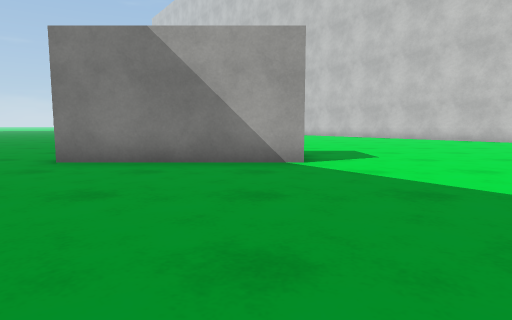
View 1 (above)

21 first-person views from a walk through a Unity game level. The camera is 0.68 m above the floor, tilts 6° down and sees 75° across. The floor is counted in squares, 1 m on a side. Each view is taken from the middle of a square. On the plan, view 1 faces up. The plan holds only what a view shows up to about 10 squares ahead; the rest is blank. The place goes on beyond the plan. The player is left out. Surface patterns are stand-ins for the level's own textures.

View 2
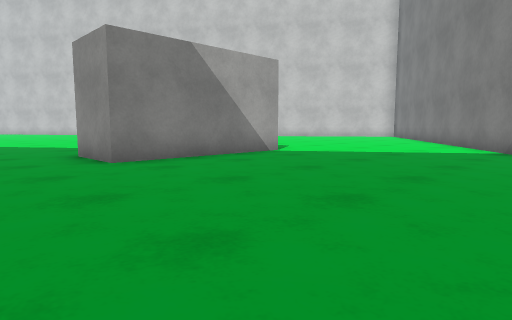

View 3
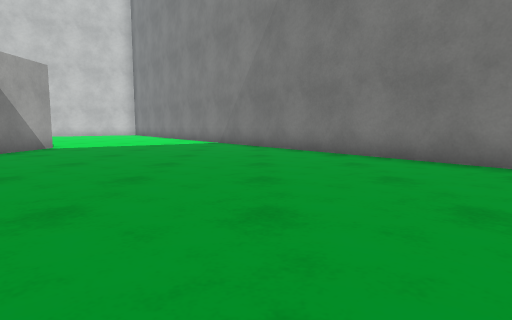

View 4
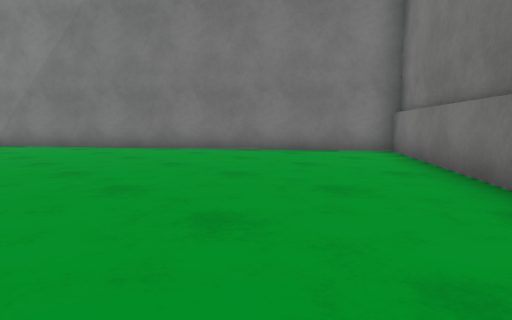

View 5
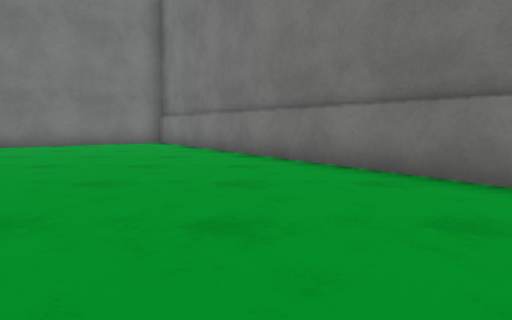

View 6
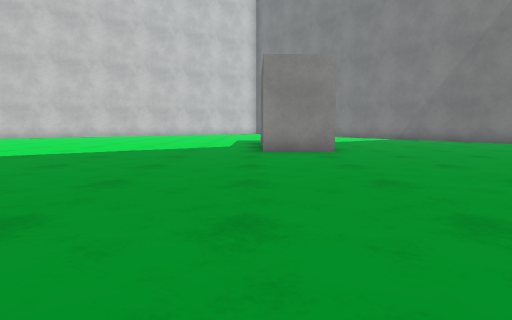

View 7
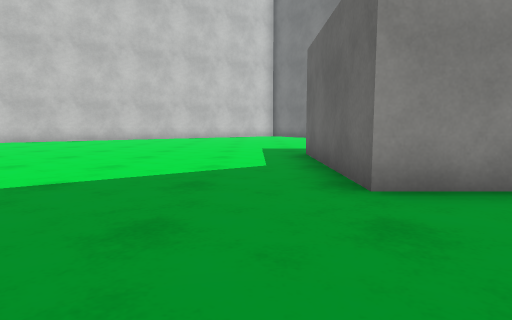

View 8
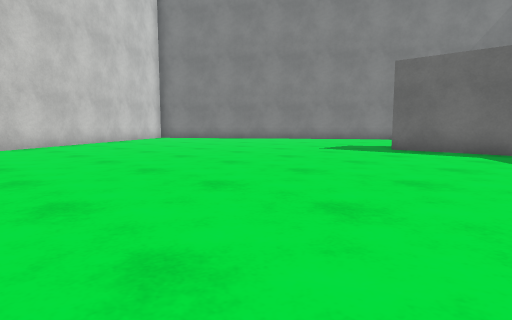

View 9
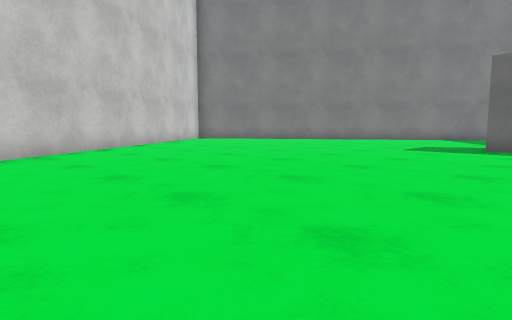

View 10
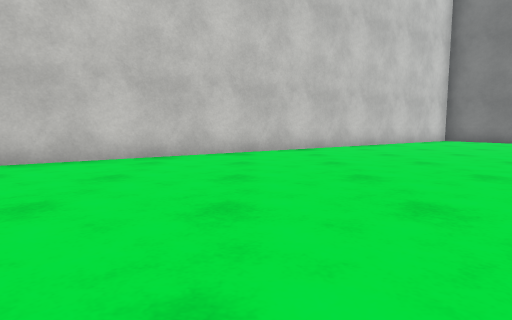

View 11
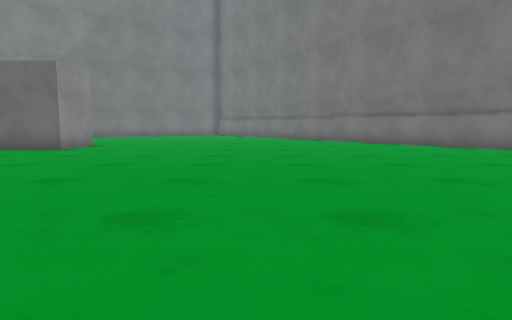

View 12
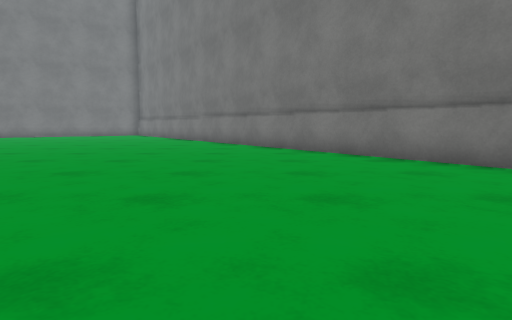

View 13
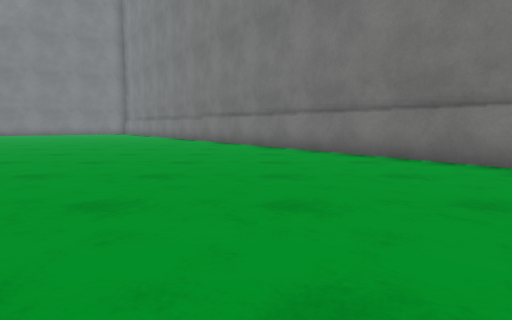

View 14
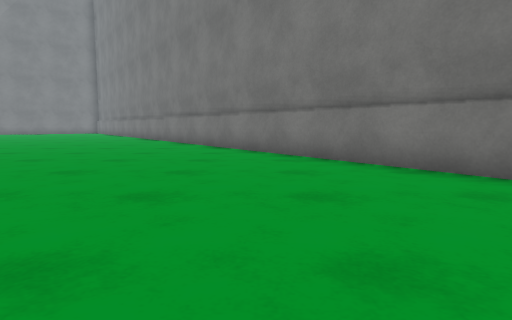

View 15
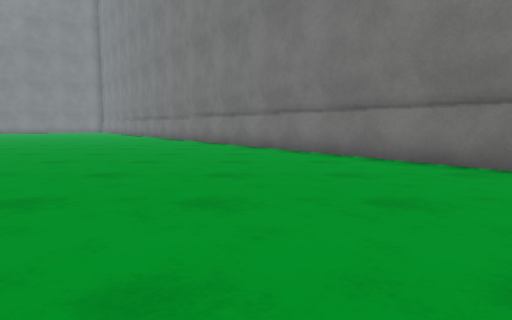

View 16
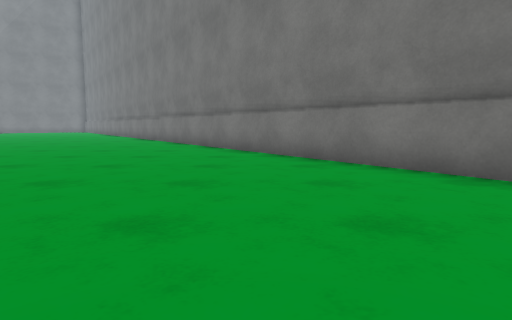

View 17
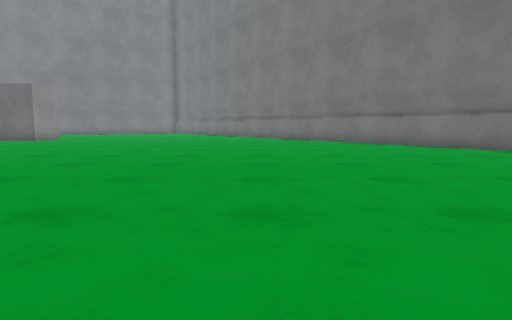

View 18
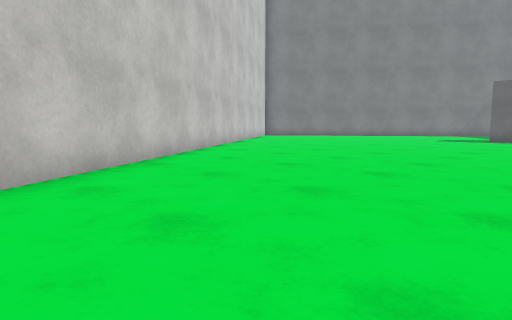

View 19
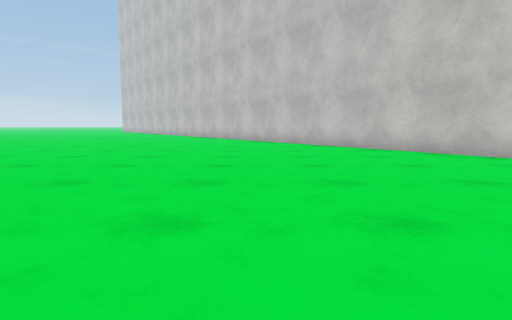

View 20
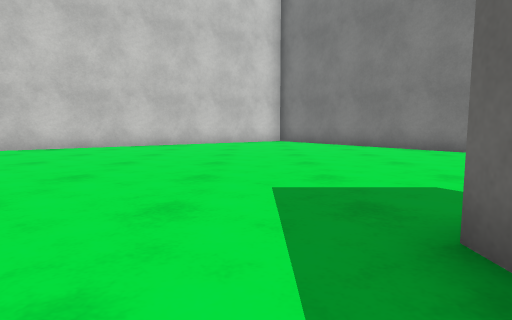

View 21
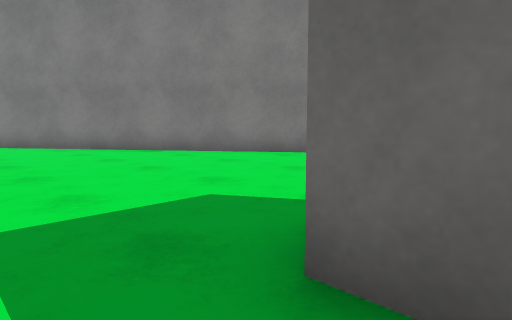

### Floor plan
Points are (right, up) in squares from view 1. A wall is a line through its corners. A room is listed if a view was taken in it or the views show most of it. See-through windows are left out.
Room 1 (views 1, 2, 3, 4, 5, 6, 7, 8, 9, 10, 11, 12, 13, 14, 15, 16, 17, 18, 19, 20, 21)
walls: (1, 6) (-3.6, 6) (-3.6, 7.8) (0.9, 7.8); (-12.8, 3.5) (-6.4, -5.7) (1.1, -0.5); (9.1, 13.8) (1.9, 24.1); (3.5, 1.2) (10.6, 6.2); (-25.1, 21) (-14.5, 5.9)

Where each view was taken, in squares from view 1:
view 1: 0 up, 0 right, facing up
view 2: 0 up, 6 left, facing up-right
view 3: 0 up, 9 left, facing right
view 4: 3 up, 10 left, facing down-right
view 5: 7 up, 10 left, facing down
view 6: 8 up, 12 left, facing right
view 7: 9 up, 7 left, facing right
view 8: 17 up, 3 left, facing down-right
view 9: 18 up, 1 left, facing down-right
view 10: 16 up, 1 left, facing right
view 11: 17 up, 9 left, facing down
view 12: 16 up, 14 left, facing down
view 13: 19 up, 16 left, facing down
view 14: 21 up, 19 left, facing down
view 15: 24 up, 20 left, facing down
view 16: 25 up, 22 left, facing down
view 17: 22 up, 13 left, facing down
view 18: 24 up, 2 left, facing down-right
view 19: 14 up, 1 left, facing up
view 20: 9 up, 1 left, facing right
view 21: 9 up, 0 right, facing down-right
